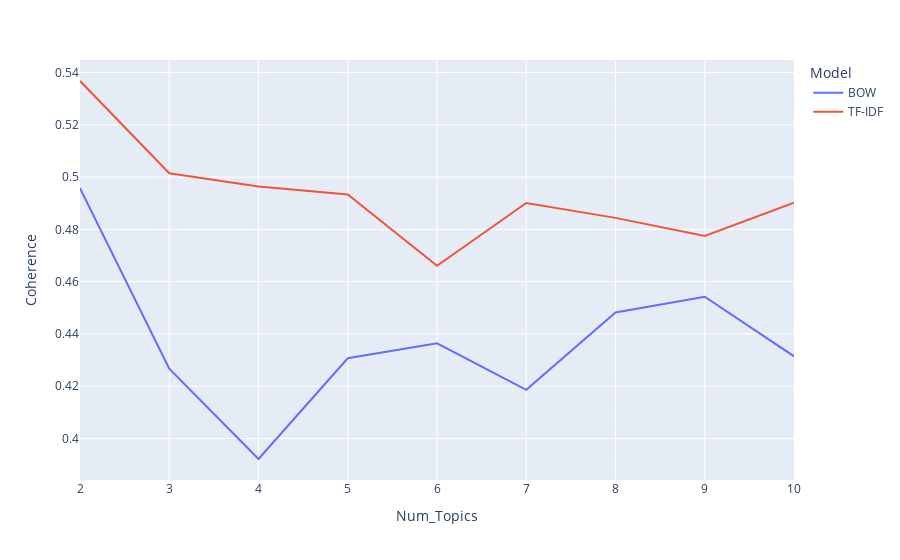

This figure's notebook cell:
### Code cell
import plotly.express as px
import plotly.graph_objs as go
from plotly.subplots import make_subplots

fig = px.line(model_results, x='Num_Topics', y='Coherence',color='Model')
fig.show()

### Figure 1 — Plotly figure (JSON) as saved in the notebook; plotly's stock layout.template omitted (floating-point values rounded to 4 significant figures)
{"data": [{"hoverlabel": {"namelength": 0}, "hovertemplate": "Model=BOW<br>Num_Topics=%{x}<br>Coherence=%{y}", "legendgroup": "BOW", "line": {"color": "#636efa", "dash": "solid"}, "mode": "lines", "name": "BOW", "showlegend": true, "type": "scatter", "x": [2, 3, 4, 5, 6, 7, 8, 9, 10], "xaxis": "x", "y": [0.4957, 0.4267, 0.3922, 0.4307, 0.4364, 0.4186, 0.4482, 0.4542, 0.4314], "yaxis": "y"}, {"hoverlabel": {"namelength": 0}, "hovertemplate": "Model=TF-IDF<br>Num_Topics=%{x}<br>Coherence=%{y}", "legendgroup": "TF-IDF", "line": {"color": "#EF553B", "dash": "solid"}, "mode": "lines", "name": "TF-IDF", "showlegend": true, "type": "scatter", "x": [2, 3, 4, 5, 6, 7, 8, 9, 10], "xaxis": "x", "y": [0.5368, 0.5015, 0.4964, 0.4934, 0.4661, 0.4901, 0.4844, 0.4775, 0.4902], "yaxis": "y"}], "layout": {"legend": {"title": {"text": "Model"}, "tracegroupgap": 0}, "margin": {"t": 60}, "xaxis": {"anchor": "y", "domain": [0, 1], "title": {"text": "Num_Topics"}}, "yaxis": {"anchor": "x", "domain": [0, 1], "title": {"text": "Coherence"}}}}
